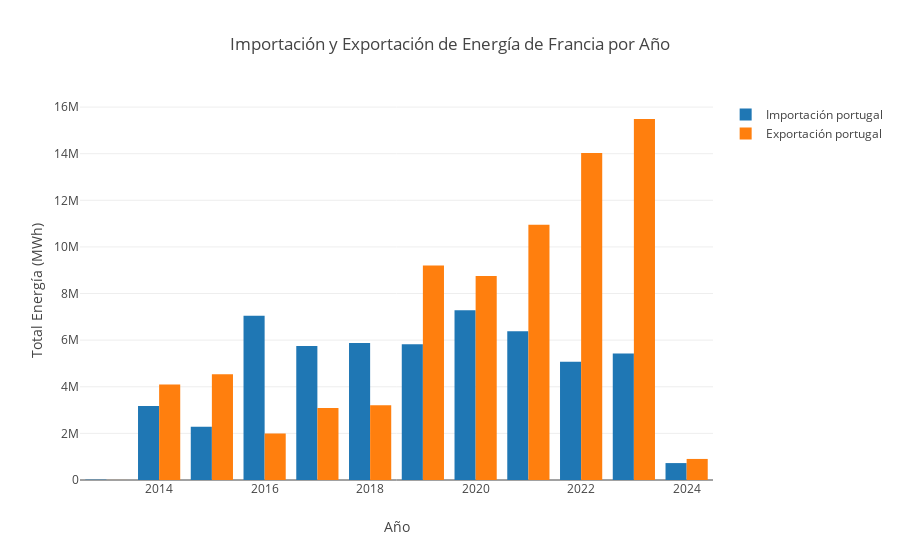

Notebook code for this chart:
### Code cell
def importaciónVSexportacion(pais: String, df: DataFrame): Unit = {

    // Agrupar los datos por año y tipo de intercambio (Importación/Exportación)
    val dfAgrupado = df
      .filter($"Pais" === pais)
      .groupBy(date_format(col("FechaCompleta"), "yyyy").as("Año"), $"TipoIntercambio")
      .agg(sum("Valor").as("TotalValor"))
      .orderBy("Año", "TipoIntercambio")

    val años = dfAgrupado.select("Año").distinct().orderBy("Año").as[String].collect.toSeq
    val importaciones = dfAgrupado.filter(col("TipoIntercambio") === "Importación").select("TotalValor").as[Double].collect.toSeq
    val exportaciones = dfAgrupado.filter(col("TipoIntercambio") === "Exportación").select("TotalValor").as[Double].collect.toSeq

    val exportacionesEnPositivo = exportaciones.map(valor => valor * -1)

    // Crear las barras para importación y exportación con valores absolutos
    val barraImportacion = Bar(x = años, y = importaciones, name = s"Importación $pais")
    val barraExportacion = Bar(x = años, y = exportacionesEnPositivo, name = s"Exportación $pais")

    // Definir los datos y el layout del gráfico
    val data = Seq(barraImportacion, barraExportacion)
    val layout = Layout(
      title = "Importación y Exportación de Energía de Francia por Año",
      xaxis = Axis(title = "Año"),
      yaxis = Axis(title = "Total Energía (MWh)"),
      barmode = BarMode.Group // Agrupar barras para compararlas lado a lado
    )

    // Generar el gráfico
    plot(data, layout)
}

importaciónVSexportacion("portugal", dsIntercambios )

### Figure 1 — Plotly figure (JSON) as saved in the notebook; plotly's stock layout.template omitted (floating-point values rounded to 4 significant figures)
{"data": [{"name": "Importación portugal", "type": "bar", "x": ["2013", "2014", "2015", "2016", "2017", "2018", "2019", "2020", "2021", "2022", "2023", "2024"], "y": [15420.0, 3171000.0, 2289000.0, 7051000.0, 5752000.0, 5875000.0, 5828000.0, 7285000.0, 6379000.0, 5078000.0, 5428000.0, 725800.0]}, {"name": "Exportación portugal", "type": "bar", "x": ["2013", "2014", "2015", "2016", "2017", "2018", "2019", "2020", "2021", "2022", "2023", "2024"], "y": [1502.0, 4093000.0, 4540000.0, 1990000.0, 3087000.0, 3209000.0, 9200000.0, 8755000.0, 10950000.0, 14030000.0, 15490000.0, 903800.0]}], "layout": {"autosize": true, "barmode": "group", "title": {"text": "Importación y Exportación de Energía de Francia por Año"}, "xaxis": {"autorange": true, "range": [2012.0, 2024.0], "title": {"text": "Año"}, "type": "linear"}, "yaxis": {"autorange": true, "range": [0, 16300000.0], "title": {"text": "Total Energía (MWh)"}, "type": "linear"}}}
